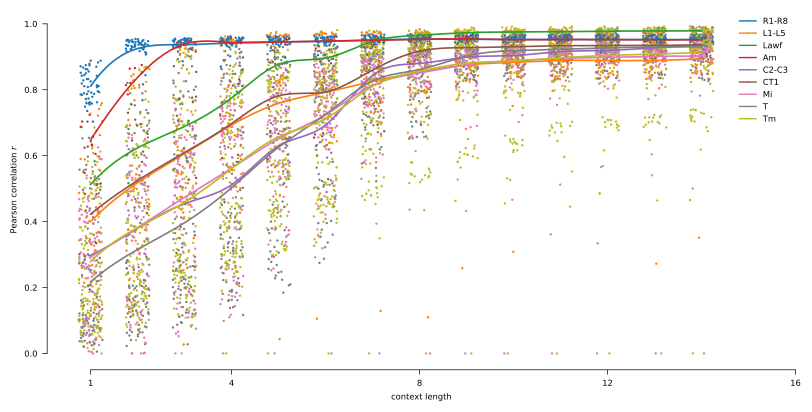

Recreate this plot in Python.
"""Stimulus-baseline context sweep: per-neuron Pearson r over an 8k-step rollout.

Single-panel scatter: per-neuron Pearson r vs context length, sampled across
neurons x CV splits, colored by coarse functional group (R1-R8, L1-L5, Lawf,
Am, C2-C3, CT1, Mi, T, Tm), with smooth per-group mean lines overlaid.

Output: figures/fig_stimulus_ctx_rollout_pearson.{pdf,png}
"""

# ─────────────────────────────────────────────────────────────────────────────
# Inputs / paths
# ─────────────────────────────────────────────────────────────────────────────
# Data root      : /groups/saalfeld/home/kumarv4/repos/connectome-gnn
# Configs        : <REPO>/config/fly/flyvis_noise_free_stimulus_ctx1.yaml
#                  (time_window overridden in-memory for ctx=2..14)
# Test data      : <DATA_ROOT>/graphs_data/fly/flyvis_noise_free_eed_cv{00..04}/x_list_test/
#                  {voltage.zarr, stimulus.zarr, neuron_type.zarr}
# Trained models : <DATA_ROOT>/log/fly/flyvis_noise_free_stimulus_ctx{1..14}/models/best_model_with_*.pt
# Output         : figures/fig_stimulus_ctx_rollout_pearson.{pdf,png}
# ─────────────────────────────────────────────────────────────────────────────

import glob
import os
import sys
from pathlib import Path

import numpy as np
import torch
import zarr
import matplotlib.pyplot as plt
from matplotlib.lines import Line2D
from scipy.interpolate import make_interp_spline
from scipy.stats import norm

REPO = Path(__file__).resolve().parents[1]
sys.path.insert(0, str(REPO / 'src'))

from connectome_gnn.config import NeuralGraphConfig
from connectome_gnn.metrics import INDEX_TO_NAME
from connectome_gnn.models.registry import create_model

try:
    from flyvis.analysis.visualization.plt_utils import trim_axis
except ImportError:
    def trim_axis(ax):
        return None


CTXS = list(range(1, 15))
CV_IDS = ['00', '01', '02', '03', '04']
LOG_ROOT = Path('/groups/saalfeld/home/kumarv4/repos/connectome-gnn/log/fly')
CV_ROOT = Path('/groups/saalfeld/home/kumarv4/repos/connectome-gnn/graphs_data/fly')
OUT_BASE = REPO / 'figures' / 'fig_stimulus_ctx_rollout_pearson'
DEVICE = 'cuda' if torch.cuda.is_available() else 'cpu'

# Janne style per figures/INSTRUCTIONS.md
plt.rcParams.update({
    'text.usetex': False,
    'mathtext.default': 'it',
    'font.family': 'sans-serif',
    'font.sans-serif': ['Arial', 'DejaVu Sans'],
    'font.size': 8,
    'figure.titlesize': 8,
    'figure.dpi': 300,
    'legend.fontsize': 6,
    'axes.titlesize': 6,
    'axes.labelsize': 6,
    'xtick.labelsize': 6,
    'ytick.labelsize': 6,
    'axes.spines.top': False,
    'axes.spines.right': False,
    'axes.linewidth': 0.5,
    'xtick.major.width': 0.5,
    'ytick.major.width': 0.5,
    'lines.linewidth': 1.0,
    'legend.frameon': False,
    'pdf.fonttype': 42,
    'svg.fonttype': 'none',
})

GROUP_NAMES = {
    0: 'R1-R8', 1: 'L1-L5', 2: 'Lawf', 3: 'Am',
    4: 'C2-C3', 5: 'CT1', 6: 'Mi', 7: 'T', 8: 'Tm',
}


def name_to_group(name: str) -> int:
    if name.startswith('R') and len(name) >= 2 and name[1].isdigit():
        return 0
    if name.startswith('L') and len(name) >= 2 and name[1].isdigit():
        return 1
    if name.startswith('Lawf'):
        return 2
    if name == 'Am':
        return 3
    if name in ('C2', 'C3'):
        return 4
    if name.startswith('CT1'):
        return 5
    if name.startswith('Mi'):
        return 6
    if name.startswith('Tm'):  # check Tm before T
        return 8
    if name.startswith('T'):
        return 7
    return -1


def load_test_splits():
    voltage_list, stimulus_list = [], []
    for cv in CV_IDS:
        d = CV_ROOT / f'flyvis_noise_free_eed_cv{cv}' / 'x_list_test'
        v = np.asarray(zarr.open(str(d / 'voltage.zarr'), mode='r')[:], dtype=np.float32)
        s = np.asarray(zarr.open(str(d / 'stimulus.zarr'), mode='r')[:], dtype=np.float32)
        voltage_list.append(v)
        stimulus_list.append(s)
    type_list = np.asarray(
        zarr.open(str(CV_ROOT / f'flyvis_noise_free_eed_cv{CV_IDS[0]}'
                      / 'x_list_test' / 'neuron_type.zarr'), mode='r')[:]
    ).astype(int).ravel()
    return voltage_list, stimulus_list, type_list


def load_ctx_model(ctx):
    # only ctx1 yaml exists on disk; override time_window for other contexts
    cfg_path = REPO / 'config' / 'fly' / 'flyvis_noise_free_stimulus_ctx1.yaml'
    cfg = NeuralGraphConfig.from_yaml(str(cfg_path))
    cfg.config_file = f'fly/flyvis_noise_free_stimulus_ctx{ctx}'
    cfg.training.time_window = ctx

    log_dir = LOG_ROOT / f'flyvis_noise_free_stimulus_ctx{ctx}'
    ckpts = sorted(glob.glob(f'{log_dir}/models/best_model_with_*.pt'),
                   key=os.path.getmtime)
    if not ckpts:
        ckpts = sorted(glob.glob(f'{log_dir}/models/*.pt'), key=os.path.getmtime)
    assert ckpts, f'no checkpoint for ctx={ctx} at {log_dir}'

    model = create_model(cfg.graph_model.signal_model_name,
                         aggr_type=cfg.graph_model.aggr_type,
                         config=cfg, device=DEVICE).to(DEVICE)
    sd = torch.load(ckpts[-1], map_location=DEVICE, weights_only=False)
    model.load_state_dict(sd['model_state_dict'], strict=False)
    model.eval()
    return cfg, model


@torch.no_grad()
def per_neuron_pearson(cfg, model, voltage, stimulus):
    """Per-neuron Pearson r across the full rollout. One shot on GPU."""
    tw = cfg.training.time_window
    n_in = cfg.simulation.n_input_neurons
    T = voltage.shape[0]
    stim = torch.from_numpy(stimulus[:, :n_in]).to(DEVICE)
    volt = torch.from_numpy(voltage).to(DEVICE)

    valid = torch.arange(tw - 1, T, device=DEVICE)
    idx = valid[:, None] + torch.arange(-tw + 1, 1, device=DEVICE)[None, :]
    ctx = stim[idx]
    pred = model.predict_voltage(ctx).double()
    tgt = volt[valid].double()

    p = pred - pred.mean(dim=0, keepdim=True)
    g = tgt - tgt.mean(dim=0, keepdim=True)
    num = (p * g).sum(dim=0)
    den = torch.sqrt((p ** 2).sum(dim=0) * (g ** 2).sum(dim=0)).clamp_min(1e-24)
    return (num / den).cpu().numpy()


def fisher_mean_ci(rs, alpha=0.05):
    z = np.arctanh(np.clip(rs, -0.999999, 0.999999))
    z_bar = z.mean()
    se = z.std(ddof=1) / np.sqrt(len(z))
    zcrit = norm.ppf(1 - alpha / 2)
    return np.tanh(z_bar), np.tanh(z_bar - zcrit * se), np.tanh(z_bar + zcrit * se)


def compute_all():
    voltage_list, stimulus_list, type_list = load_test_splits()
    print(f'[data] {len(CV_IDS)} splits, N={voltage_list[0].shape[1]}')

    pearson_r = {}
    for ctx in CTXS:
        cfg, model = load_ctx_model(ctx)
        rs = np.stack([per_neuron_pearson(cfg, model, v, s)
                       for v, s in zip(voltage_list, stimulus_list)], axis=0)
        pearson_r[ctx] = rs
        del model
        if DEVICE == 'cuda':
            torch.cuda.empty_cache()
        flat = rs[np.isfinite(rs)]
        m, lo, hi = fisher_mean_ci(flat)
        print(f'ctx={ctx:>2d}: fisher r = {m:.4f} [{lo:.4f}, {hi:.4f}]')
    return pearson_r, type_list


def plot(pearson_r, type_list, n_sample=500, seed=0):
    rng = np.random.default_rng(seed)

    neuron_group = np.array([
        name_to_group(INDEX_TO_NAME.get(int(t), '')) for t in type_list
    ])
    present_groups = sorted({int(g) for g in neuron_group if g >= 0})
    group_cmap = plt.get_cmap('tab10')
    group_color = {g: group_cmap(i % 10) for i, g in enumerate(present_groups)}

    n_cv, n_neurons = pearson_r[CTXS[0]].shape
    sample_cv = rng.integers(0, n_cv, size=n_sample)
    sample_n = rng.choice(n_neurons, size=n_sample, replace=False)
    sample_groups = neuron_group[sample_n]

    data = {c: pearson_r[c][sample_cv, sample_n] for c in CTXS}

    fig, ax = plt.subplots(figsize=(8, 4), constrained_layout=True)

    for c in CTXS:
        jitter = (rng.random(n_sample) - 0.5) / 2
        ax.scatter(
            c + jitter,
            np.clip(data[c], 0, 1),
            c=[group_color.get(int(g), (0.7, 0.7, 0.7, 1.0)) for g in sample_groups],
            s=3,
            linewidths=0,
        )

    # smooth per-group mean lines (over the sampled subset, to match scatter)
    ctx_arr = np.asarray(CTXS, dtype=float)
    x_smooth = np.linspace(ctx_arr.min(), ctx_arr.max(), 200)
    k = min(3, len(ctx_arr) - 1)
    for g, color in group_color.items():
        mask = sample_groups == g
        if not mask.any():
            continue
        means = np.array([np.clip(data[c], 0, 1)[mask].mean() for c in CTXS])
        spline = make_interp_spline(ctx_arr, means, k=k)
        ax.plot(x_smooth, spline(x_smooth), color=color, linewidth=1.2)

    ax.set_xticks([1, 4, 8, 12, 16])
    ax.set_xlabel('context length')
    ax.set_ylabel('Pearson correlation $r$')

    handles = [
        Line2D([], [], marker='o', linestyle='-', color=group_color[g],
               markeredgecolor='none', label=GROUP_NAMES.get(g, f'group {g}'))
        for g in present_groups
    ]
    ax.legend(handles=handles)
    trim_axis(ax)

    OUT_BASE.parent.mkdir(parents=True, exist_ok=True)
    out_pdf = OUT_BASE.with_suffix('.pdf')
    out_png = OUT_BASE.with_suffix('.png')
    fig.savefig(out_png, dpi=300, bbox_inches='tight')
    fig.savefig(out_pdf, bbox_inches='tight')
    print(f'[wrote] {out_pdf}')
    print(f'[wrote] {out_png}')


def main():
    pearson_r, type_list = compute_all()
    plot(pearson_r, type_list)


if __name__ == '__main__':
    main()
